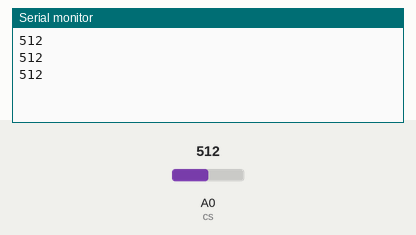
Recording of a sketch running on a simulated Arduino Uno, built with avr-gcc and run on an emulated ATmega328P. On the bench: the last lines printed to the serial monitor. The test bench sets the inputs (shaded band); at power-on: A0 (cs) = 512.

Above: at 1.3 s.
1.4 s: A0 (cs) set to 716
At 1.9 s:
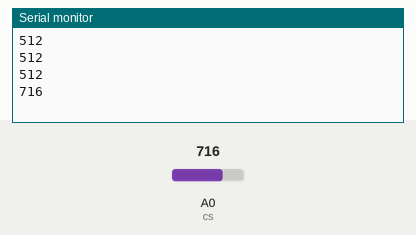
2.9 s: A0 (cs) set to 900
At 3.4 s:
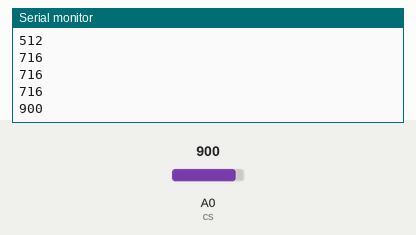
Timing chart, 0 to 5.9 s (numbered marks = the images above; inputs shaded):
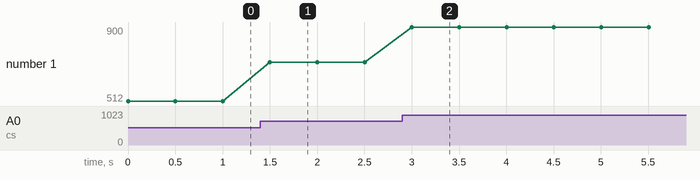

Measured:
- after the input at 1.4 s, the serial monitor: prints a new line after 0.10 s (image 1)
- after the input at 2.9 s, the serial monitor: prints a new line after 0.10 s (image 2)
- plotted number 1: 512 → 716 after the input at 1.4 s, 716 → 900 after the input at 2.9 s

The sketch:

colour_ensor.ino
```cpp
int cs=A0;
void setup()
{
  Serial.begin(9600);
  pinMode(cs,INPUT);
}
void loop()
{
  int x=analogRead(cs);
  Serial.println(x);
delay(500);
}
```
